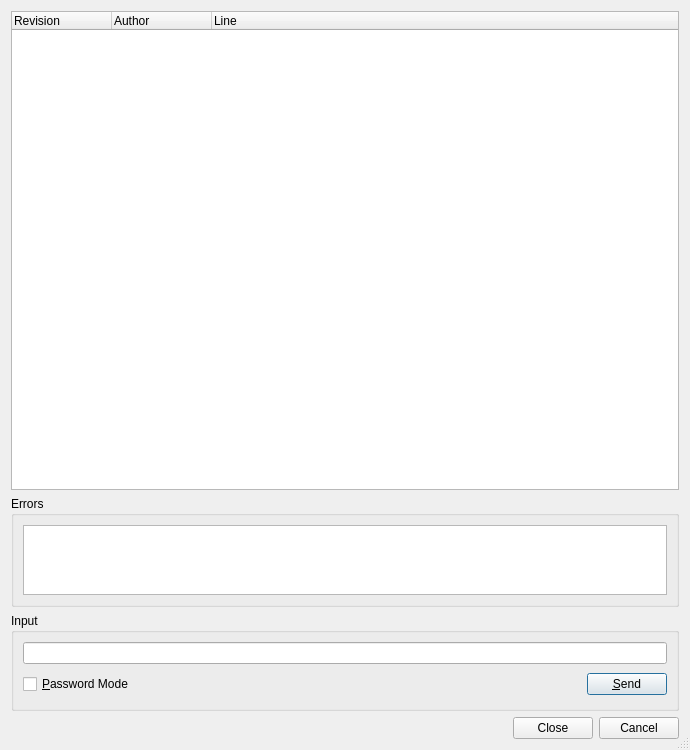
<?xml version="1.0" encoding="UTF-8"?>
<ui version="4.0">
 <class>SvnBlameDialog</class>
 <widget class="QDialog" name="SvnBlameDialog">
  <property name="geometry">
   <rect>
    <x>0</x>
    <y>0</y>
    <width>690</width>
    <height>750</height>
   </rect>
  </property>
  <property name="windowTitle">
   <string>Subversion Blame</string>
  </property>
  <property name="sizeGripEnabled">
   <bool>true</bool>
  </property>
  <layout class="QVBoxLayout">
   <item>
    <widget class="QTreeWidget" name="blameList">
     <property name="sizePolicy">
      <sizepolicy hsizetype="Expanding" vsizetype="Expanding">
       <horstretch>0</horstretch>
       <verstretch>6</verstretch>
      </sizepolicy>
     </property>
     <property name="alternatingRowColors">
      <bool>true</bool>
     </property>
     <property name="selectionMode">
      <enum>QAbstractItemView::NoSelection</enum>
     </property>
     <property name="rootIsDecorated">
      <bool>false</bool>
     </property>
     <property name="itemsExpandable">
      <bool>false</bool>
     </property>
     <column>
      <property name="text">
       <string>Revision</string>
      </property>
     </column>
     <column>
      <property name="text">
       <string>Author</string>
      </property>
     </column>
     <column>
      <property name="text">
       <string>Line</string>
      </property>
     </column>
    </widget>
   </item>
   <item>
    <widget class="QGroupBox" name="errorGroup">
     <property name="sizePolicy">
      <sizepolicy hsizetype="Preferred" vsizetype="Expanding">
       <horstretch>0</horstretch>
       <verstretch>1</verstretch>
      </sizepolicy>
     </property>
     <property name="title">
      <string>Errors</string>
     </property>
     <layout class="QVBoxLayout">
      <item>
       <widget class="QTextEdit" name="errors">
        <property name="readOnly">
         <bool>true</bool>
        </property>
        <property name="acceptRichText">
         <bool>false</bool>
        </property>
       </widget>
      </item>
     </layout>
    </widget>
   </item>
   <item>
    <widget class="QGroupBox" name="inputGroup">
     <property name="title">
      <string>Input</string>
     </property>
     <layout class="QGridLayout">
      <item row="1" column="1">
       <spacer>
        <property name="orientation">
         <enum>Qt::Horizontal</enum>
        </property>
        <property name="sizeType">
         <enum>QSizePolicy::Expanding</enum>
        </property>
        <property name="sizeHint" stdset="0">
         <size>
          <width>327</width>
          <height>29</height>
         </size>
        </property>
       </spacer>
      </item>
      <item row="1" column="2">
       <widget class="QPushButton" name="sendButton">
        <property name="toolTip">
         <string>Press to send the input to the subversion process</string>
        </property>
        <property name="text">
         <string>&amp;Send</string>
        </property>
        <property name="shortcut">
         <string>Alt+S</string>
        </property>
       </widget>
      </item>
      <item row="0" column="0" colspan="3">
       <widget class="QLineEdit" name="input">
        <property name="toolTip">
         <string>Enter data to be sent to the subversion process</string>
        </property>
       </widget>
      </item>
      <item row="1" column="0">
       <widget class="QCheckBox" name="passwordCheckBox">
        <property name="toolTip">
         <string>Select to switch the input field to password mode</string>
        </property>
        <property name="text">
         <string>&amp;Password Mode</string>
        </property>
        <property name="shortcut">
         <string>Alt+P</string>
        </property>
       </widget>
      </item>
     </layout>
    </widget>
   </item>
   <item>
    <widget class="QDialogButtonBox" name="buttonBox">
     <property name="orientation">
      <enum>Qt::Horizontal</enum>
     </property>
     <property name="standardButtons">
      <set>QDialogButtonBox::Cancel|QDialogButtonBox::Close</set>
     </property>
    </widget>
   </item>
  </layout>
 </widget>
 <tabstops>
  <tabstop>blameList</tabstop>
  <tabstop>errors</tabstop>
  <tabstop>input</tabstop>
  <tabstop>passwordCheckBox</tabstop>
  <tabstop>sendButton</tabstop>
  <tabstop>buttonBox</tabstop>
 </tabstops>
 <resources/>
 <connections/>
</ui>
